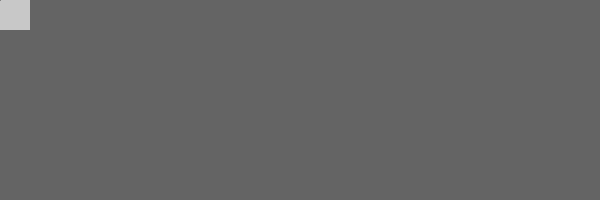
Frame 1 (no input)
Frame 60 (the mouse pressed at the canvas centre just before this capture): identical to frame 1, image omitted
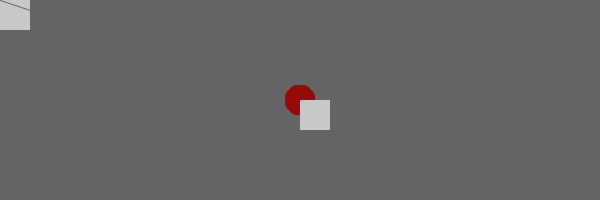
Frame 120 (the mouse held since frame 60 and released just before this capture)

The Processing sketch that drew these frames (run headless with seeded random() and noise(); from frame 60 on, the mouse is pressed at the canvas centre):

// Processing sketch: processing_90411
// ── processing_90411.pde

void setup(){
 size(600, 200);
 smooth();
 frameRate(7);
background(100);
}

void draw(){
 noStroke();
 fill(150, 10, 10);
ellipse(mouseX, mouseY, 30, 30);
fill(200);
 rect(pmouseX, pmouseY, 30, 30);
stroke(100);
line(mouseX, mouseY, pmouseX, pmouseY);
}
void mousePressed(){
 background(100);
}
